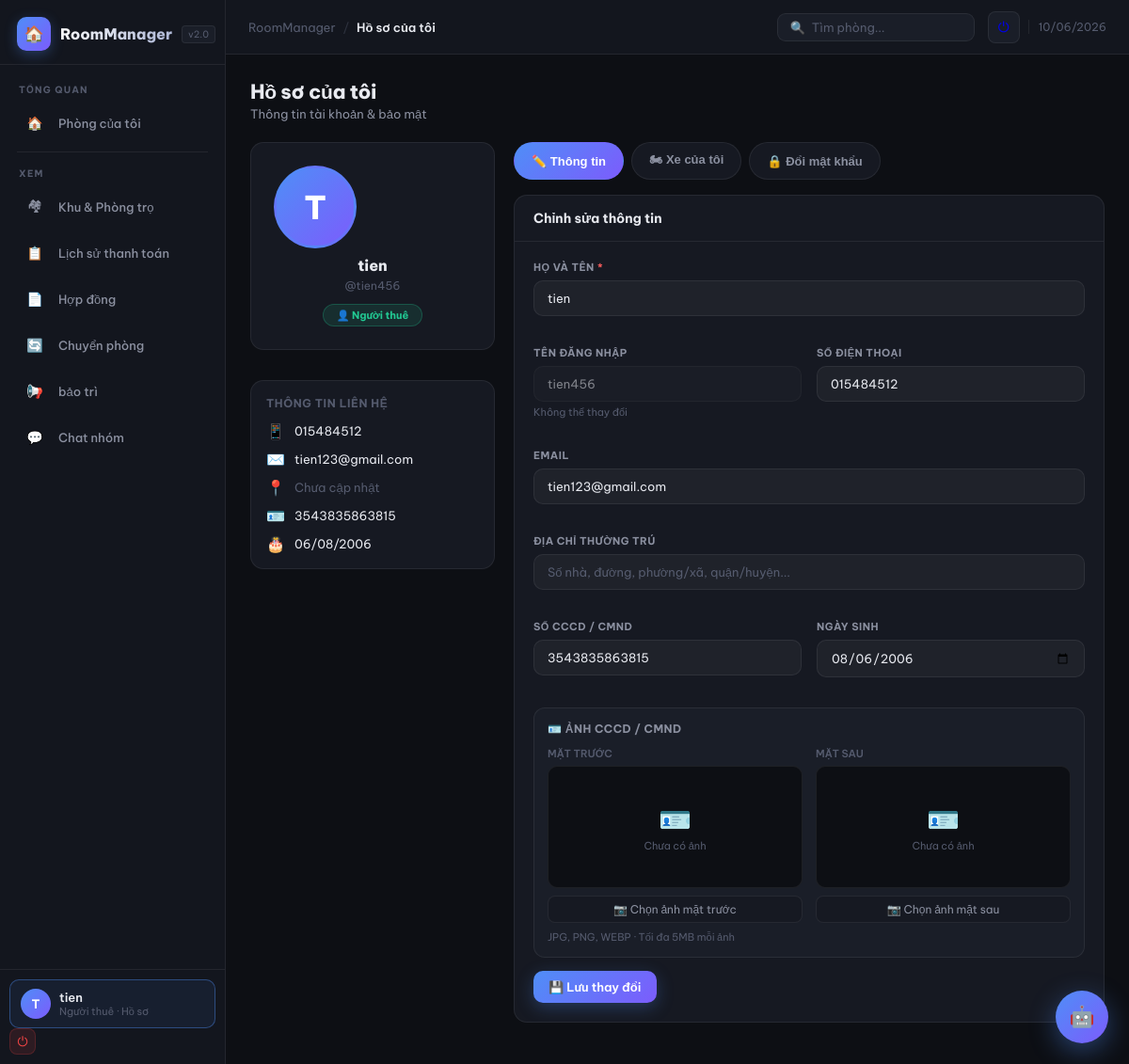
Page /index.php?controller=user&action=profile (signed in) on the committed database.
### tables this page shows
CREATE TABLE `account` (
  `id` int(11) NOT NULL,
  `ho_ten` varchar(100) NOT NULL,
  `username` varchar(50) NOT NULL,
  `password` varchar(255) NOT NULL,
  `email` varchar(100) DEFAULT NULL,
  `sdt` varchar(20) DEFAULT NULL,
  `vai_tro` enum('quan_ly','chu_tro','user') DEFAULT 'user',
  `created_at` timestamp NOT NULL DEFAULT current_timestamp()
);

CREATE TABLE `nguoi_thue` (
  `id` int(11) NOT NULL,
  `ho_ten` varchar(100) NOT NULL,
  `cccd` varchar(20) DEFAULT NULL,
  `sdt` varchar(20) DEFAULT NULL,
  `dia_chi` text DEFAULT NULL,
  `avatar` varchar(255) DEFAULT '',
  `account_id` int(11) DEFAULT NULL,
  `cccd_truoc` varchar(255) DEFAULT '' COMMENT 'Đường dẫn ảnh CCCD mặt trước',
  `cccd_sau` varchar(255) DEFAULT '' COMMENT 'Đường dẫn ảnh CCCD mặt sau',
  `ngay_sinh` date DEFAULT NULL,
  `gioi_tinh` enum('nam','nu','khac') DEFAULT 'nam',
  `email` varchar(100) DEFAULT '',
  `nghe_nghiep` varchar(100) DEFAULT '',
  `noi_cap_cccd` varchar(100) DEFAULT '',
  `ngay_cap_cccd` date DEFAULT NULL,
  `ghi_chu` text DEFAULT NULL
);

### app/Controllers/UserController.php (called while the page is built, shortened)
<?php
class UserController {
    public function profile() {
        $account_id = (int)$_SESSION['user_id'];
        $db = \Database::getInstance();
        $accRow = $db->prepare("SELECT * FROM account WHERE id=?");
        $accRow->execute([$account_id]);
        $account = $accRow->fetch();
        $ntRow = $db->prepare("SELECT * FROM nguoi_thue WHERE account_id=?");
        $ntRow->execute([$account_id]);
        $nguoi_thue = $ntRow->fetch();
        require 'app/Views/User/profile.php';
    }
}

### index.php (called while the page is built, shortened)
<?php
$action     = $_GET['action']     ?? 'login';
$obj   = new $class();
$obj->$action();

### app/Views/User/profile.php (the view, shortened to what this page needs)
<?php require_once 'app/Views/Layouts/header.php'; ?>
<?php
$ho_ten  = htmlspecialchars($account['ho_ten']  ?? '');
$email   = htmlspecialchars($account['email']   ?? '');
$sdt     = htmlspecialchars($account['sdt']     ?? '');
$username= htmlspecialchars($account['username'] ?? '');
$dia_chi  = htmlspecialchars($nguoi_thue['dia_chi']   ?? '');
$cccd     = htmlspecialchars($nguoi_thue['cccd']      ?? '');
$ngay_sinh= $nguoi_thue['ngay_sinh'] ?? '';
$avatar  = htmlspecialchars($nguoi_thue['avatar']  ?? '');
$parts = explode(' ', $account['ho_ten'] ?? 'U');
$init  = mb_strtoupper(mb_substr(end($parts), 0, 1, 'UTF-8'), 'UTF-8');
?>
<div class="page-header">
  <div class="page-title">
    <h1>Hồ sơ của tôi</h1>
    <p>Thông tin tài khoản & bảo mật</p>
  </div>
</div>
<div style="display:grid;grid-template-columns:260px 1fr;gap:20px;align-items:start;">
  <div style="display:flex;flex-direction:column;gap:14px;">
    <div class="card" style="padding:24px;text-align:center;">
      <form method="POST" enctype="multipart/form-data" id="avatarForm">
        <label class="av-wrap" title="Click để đổi ảnh đại diện">
          <?php if($avatar): ?>
          <img id="avatarImg" src="<?= $avatar ?>" style="width:88px;height:88px;border-radius:50%;object-fit:cover;border:3px solid rgba(79,142,247,.35);"
               onerror="this.style.display='none';document.getElementById('avatarInitial').style.display='flex'"/>
          <div id="avatarInitial" class="profile-avatar" style="display:none;position:absolute;inset:0;margin:0;"><?= $init ?></div>
          <?php else: ?>
          <div id="avatarInitial" class="profile-avatar" style="margin:0;"><?= $init ?></div>
          <?php endif; ?>
        </label>
      </form>
      <div style="font-size:16px;font-weight:800;color:var(--text);margin-bottom:4px;margin-top:8px;"><?= $ho_ten ?></div>
      <div style="font-size:12px;color:var(--text3);margin-bottom:12px;">@<?= $username ?></div>
      <span style="display:inline-block;padding:4px 14px;border-radius:20px;font-size:11px;font-weight:700;background:rgba(34,201,147,.12);color:var(--green);border:1px solid rgba(34,201,147,.25);">
        👤 Người thuê
      </span>
    </div>
    <div class="card" style="padding:16px;">
      <div style="font-size:12px;font-weight:700;color:var(--text3);margin-bottom:12px;text-transform:uppercase;letter-spacing:.6px;">Thông tin liên hệ</div>
      <div style="display:flex;flex-direction:column;gap:10px;">
        <div style="display:flex;align-items:center;gap:10px;font-size:13px;">
          <span style="font-size:16px;">📱</span>
          <span style="color:<?= $sdt ? 'var(--text)' : 'var(--text3)' ?>;"><?= $sdt ?: 'Chưa cập nhật' ?></span>
        </div>
        <div style="display:flex;align-items:center;gap:10px;font-size:13px;">
          <span style="font-size:16px;">✉️</span>
          <span style="color:<?= $email ? 'var(--text)' : 'var(--text3)' ?>;word-break:break-all;"><?= $email ?: 'Chưa cập nhật' ?></span>
        </div>
        <div style="display:flex;align-items:center;gap:10px;font-size:13px;">
          <span style="font-size:16px;">📍</span>
          <span style="color:<?= $dia_chi ? 'var(--text)' : 'var(--text3)' ?>;"><?= $dia_chi ?: 'Chưa cập nhật' ?></span>
        </div>
        <?php if($cccd): ?>
        <div style="display:flex;align-items:center;gap:10px;font-size:13px;">
          <span style="font-size:16px;">🪪</span>
          <span style="color:var(--text);"><?= $cccd ?></span>
        </div>
        <?php endif; ?>
        <?php if($ngay_sinh): ?>
        <div style="display:flex;align-items:center;gap:10px;font-size:13px;">
          <span style="font-size:16px;">🎂</span>
          <span style="color:var(--text);"><?= date('d/m/Y', strtotime($ngay_sinh)) ?></span>
        </div>
        <?php endif; ?>
      </div>
    </div>
  </div>
  <div>
    <div style="display:flex;gap:8px;margin-bottom:16px;">
      <button class="profile-tab active" id="tabInfo" onclick="switchTab('info')">✏️ Thông tin</button>
      <button class="profile-tab" id="tabXe"   onclick="switchTab('xe')">🏍 Xe của tôi</button>
      <button class="profile-tab" id="tabPass"  onclick="switchTab('pass')">🔒 Đổi mật khẩu</button>
    </div>
    <div id="panelInfo">
      <div class="card">
        <div class="card-header"><div class="card-title">Chỉnh sửa thông tin</div></div>
        <div class="card-body">
          <form method="POST" enctype="multipart/form-data">
            <div style="display:grid;grid-template-columns:1fr 1fr;gap:16px;">
              <div class="form-group" style="grid-column:1/-1;">
                <label class="form-label">Họ và tên <span style="color:var(--red)">*</span></label>
                <input class="form-control" type="text" name="ho_ten" value="<?= $ho_ten ?>" required/>
              </div>
              <div class="form-group">
                <label class="form-label">Tên đăng nhập</label>
                <input class="form-control" type="text" value="<?= $username ?>" disabled
                       style="opacity:.5;cursor:not-allowed;"/>
                <div style="font-size:11px;color:var(--text3);margin-top:4px;">Không thể thay đổi</div>
              </div>
              <div class="form-group">
                <label class="form-label">Số điện thoại</label>
                <input class="form-control" type="tel" name="sdt" value="<?= $sdt ?>" placeholder="0912345678"/>
              </div>
              <div class="form-group" style="grid-column:1/-1;">
                <label class="form-label">Email</label>
                <input class="form-control" type="email" name="email" value="<?= $email ?>" placeholder="example@gmail.com"/>
              </div>
              <div class="form-group" style="grid-column:1/-1;">
                <label class="form-label">Địa chỉ thường trú</label>
                <input class="form-control" type="text" name="dia_chi" value="<?= $dia_chi ?>" placeholder="Số nhà, đường, phường/xã, quận/huyện..."/>
              </div>
              <div class="form-group">
                <label class="form-label">Số CCCD / CMND</label>
                <input class="form-control" type="text" name="cccd" value="<?= $cccd ?>" placeholder="012345678901"/>
              </div>
              <div class="form-group">
                <label class="form-label">Ngày sinh</label>
                <input class="form-control" type="date" name="ngay_sinh"
                       value="<?= htmlspecialchars($ngay_sinh) ?>"/>
              </div>
            </div>
            <?php
              $cccdTruoc = htmlspecialchars($nguoi_thue['cccd_truoc'] ?? '');
              $cccdSau   = htmlspecialchars($nguoi_thue['cccd_sau']   ?? '');
            ?>
            <div style="margin-top:16px;padding:14px;background:var(--bg3);border-radius:12px;border:1px solid var(--border);">
              <div style="font-size:12px;font-weight:700;color:var(--text2);margin-bottom:12px;text-transform:uppercase;letter-spacing:.5px;">🪪 Ảnh CCCD / CMND</div>
              <div style="display:grid;grid-template-columns:1fr 1fr;gap:14px;">
                <div>
                  <div style="font-size:11px;color:var(--text3);margin-bottom:6px;font-weight:600;">MẶT TRƯỚC</div>
                  <div style="position:relative;border-radius:10px;overflow:hidden;border:1px solid var(--border);background:var(--bg);height:130px;display:flex;align-items:center;justify-content:center;">
                    <?php if($cccdTruoc): ?>
                    <img id="prevTruoc" src="<?= $cccdTruoc ?>" style="width:100%;height:100%;object-fit:cover;" onerror="this.style.display='none'"/>
                    <?php else: ?>
                    <div id="phTruoc" style="text-align:center;color:var(--text3);">
                      <div style="font-size:28px;">🪪</div>
                      <div style="font-size:11px;margin-top:4px;">Chưa có ảnh</div>
                    </div>
                    <?php endif; ?>
                  </div>
                  <label style="display:flex;align-items:center;justify-content:center;gap:6px;margin-top:8px;padding:6px;background:var(--card);border:1px solid var(--border);border-radius:8px;cursor:pointer;font-size:12px;color:var(--text2);">
                    📷 Chọn ảnh mặt trước
                  </label>
                </div>
                <div>
                  <div style="font-size:11px;color:var(--text3);margin-bottom:6px;font-weight:600;">MẶT SAU</div>
                  <div style="position:relative;border-radius:10px;overflow:hidden;border:1px solid var(--border);background:var(--bg);height:130px;display:flex;align-items:center;justify-content:center;">
                    <?php if($cccdSau): ?>
                    <img id="prevSau" src="<?= $cccdSau ?>" style="width:100%;height:100%;object-fit:cover;" onerror="this.style.display='none'"/>
                    <?php else: ?>
                    <div id="phSau" style="text-align:center;color:var(--text3);">
                      <div style="font-size:28px;">🪪</div>
                      <div style="font-size:11px;margin-top:4px;">Chưa có ảnh</div>
                    </div>
                    <?php endif; ?>
                  </div>
                  <label style="display:flex;align-items:center;justify-content:center;gap:6px;margin-top:8px;padding:6px;background:var(--card);border:1px solid var(--border);border-radius:8px;cursor:pointer;font-size:12px;color:var(--text2);">
                    📷 Chọn ảnh mặt sau
                  </label>
                </div>
              </div>
              <div style="font-size:11px;color:var(--text3);margin-top:8px;">JPG, PNG, WEBP · Tối đa 5MB mỗi ảnh</div>
            </div>
            <div style="margin-top:14px;">
              <button type="submit" class="btn btn-primary">💾 Lưu thay đổi</button>
            </div>
          </form>
        </div>
      </div>
    </div>
  </div>
</div>
<?php require_once 'app/Views/Layouts/footer.php'; ?>

### app/Views/Layouts/header.php (style rules this page uses)
:root { --bg:#0d0f14;--bg2:#13161e;--bg3:#1a1e28;--card:#161922;--border:rgba(255,255,255,0.07);--border2:rgba(255,255,255,0.12);--accent:#4f8ef7;--accent2:#7c5cfc;--green:#22c993;--red:#f75c5c;--amber:#f7a94f;--text:#e8eaf0;--text2:#8b90a0;--text3:#555b6e;--sidebar:240px;--radius:14px;--radius-sm:10px; }
* { margin:0;padding:0;box-sizing:border-box; }
body { font-family:'Be Vietnam Pro',sans-serif;background:var(--bg);color:var(--text);min-height:100vh;display:flex;overflow-x:hidden; }
.page-header { display:flex;align-items:center;justify-content:space-between;margin-bottom:22px; }
.page-title h1 { font-size:21px;font-weight:800;color:var(--text);letter-spacing:-.3px;margin-bottom:2px; }
.page-title p { font-size:13px;color:var(--text2); }
.btn { display:inline-flex;align-items:center;gap:6px;padding:9px 16px;border-radius:var(--radius-sm);font-size:13px;font-weight:600;cursor:pointer;text-decoration:none;transition:all .15s;font-family:inherit;border:none; }
.btn-primary { background:linear-gradient(135deg,var(--accent),var(--accent2));color:#fff;box-shadow:0 5px 18px rgba(79,142,247,.28); }
.card { max-width:100%;background:var(--card);border:1px solid var(--border);border-radius:var(--radius);overflow:hidden;margin-bottom:18px; }
.card-header { display:flex;align-items:center;justify-content:space-between;padding:15px 20px;border-bottom:1px solid var(--border); }
.card-title { font-size:14px;font-weight:700;color:var(--text); }
.card-body { padding:20px; }
.form-group { margin-bottom:16px; }
.form-label { display:block;font-size:11px;font-weight:700;color:var(--text2);text-transform:uppercase;letter-spacing:.5px;margin-bottom:7px; }
.form-control { width:100%;background:rgba(255,255,255,.04);border:1.5px solid var(--border);border-radius:10px;padding:10px 14px;font-size:13px;font-family:inherit;color:var(--text);outline:none;transition:border-color .2s,background .2s,box-shadow .2s; }
.form-control::placeholder { color:var(--text3); }

### app/Views/User/profile.php (style rules this page uses)
.profile-avatar { width:88px;height:88px;border-radius:50%;background:linear-gradient(135deg,#4f8ef7,#7c5cfc);display:flex;align-items:center;justify-content:center;font-size:34px;font-weight:800;color:#fff;flex-shrink:0;border:3px solid rgba(79,142,247,.35); }
.profile-tab { padding:8px 18px;border-radius:20px;font-size:13px;font-weight:600;cursor:pointer;border:1px solid var(--border);background:var(--card);color:var(--text2);transition:.2s; }
.profile-tab.active { background:linear-gradient(135deg,#4f8ef7,#7c5cfc);color:#fff;border-color:transparent; }
.av-wrap { position:relative;width:88px;height:88px;margin:0 auto 6px;cursor:pointer; }

### rows in the picture
account: ho_ten "tien", username "tien456", sdt "015484512", email "tien123@gmail.com"
nguoi_thue: dia_chi "Chưa cập nhật", cccd "3543835863815", ngay_sinh "06/08/2006", ngay_sinh "08/06/2006"

### other values in the picture
substr($_SESSION['user']??'A',0,1) "T"
$_SESSION['ho_ten'] "tien"
$__roleLabel[$__role] "Người thuê"
$title "Hồ sơ của tôi"
$init "T"
